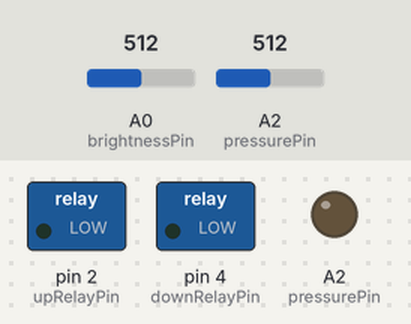
Simulated run of this sketch. Board: Arduino Uno, built with avr-gcc and run on an emulated ATmega328P. Parts: switched loads named in the sketch (green lamp = pin HIGH), output pins drawn as LEDs (lit = HIGH). The test bench sets the inputs (shaded band); at power-on: A2 (pressurePin) = 512, A0 (brightnessPin) = 512. What the sketch prints to the serial monitor is not drawn.

Above: at 1.8 s.
1.9 s: A2 (pressurePin) set to 0
At 2.7 s:
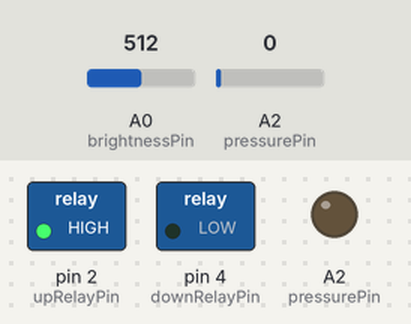
6.0 s: A0 (brightnessPin) set to 196
7.5 s: A0 (brightnessPin) set to 171
At 8.6 s:
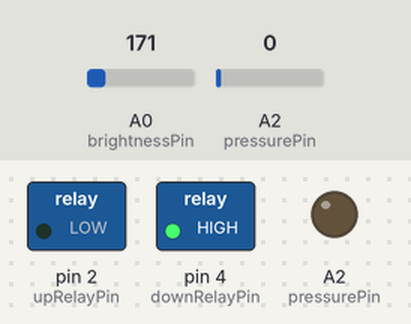
11.6 s: A0 (brightnessPin) set to 190
At 12.9 s:
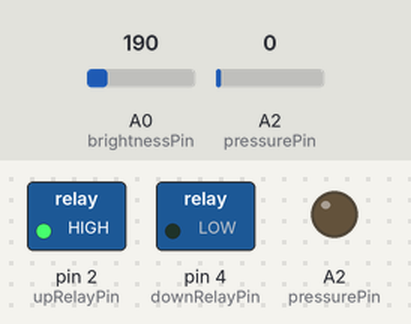
15.7 s: A0 (brightnessPin) set to 170
At 19.5 s:
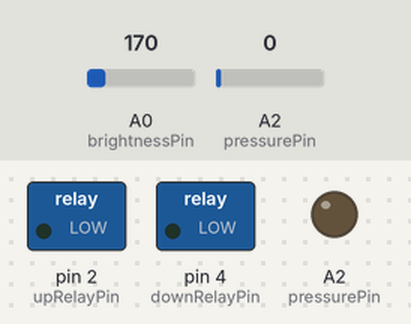
Timing chart, 0 to 20.8 s (numbered marks = the images above; inputs shaded):
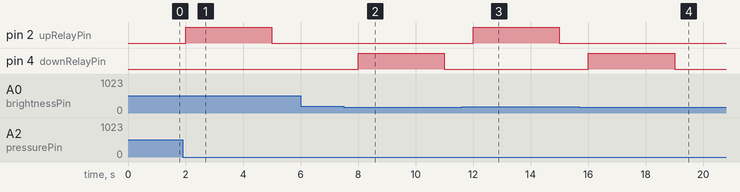

Measured:
- the behaviour switches between 180 and 179 on A0 (brightnessPin) (found by bisection; images 1 and 2)
- after the input at 1.9 s, pin 2 (upRelayPin): LOW → HIGH after 0.10 s, → LOW 3.0 s later
- after the input at 6.0 s, every drawn part: stays the same
- after the input at 7.5 s, pin 4 (downRelayPin): LOW → HIGH after 0.51 s, → LOW 3.0 s later
- after the input at 11.6 s, pin 2 (upRelayPin): LOW → HIGH after 0.41 s, → LOW 3.0 s later
- after the input at 15.7 s, pin 4 (downRelayPin): LOW → HIGH after 0.31 s, → LOW 3.0 s later

The sketch:

_land_water_swap.ino
```cpp
/***************
 * (Jan28) For "land-water swap"
 * Combination of "land_water_swap_without_pressure" and "pressureSensor"
 * use 1 photoresistor (light sensor) & 2 relay modules & 1 pressure sensor
 * if (NOT bright && condition "board down") && NO pressure, open "pull-up relay" for a while;
 * if bright && condition "board up", open "drop-down relay" for a while
 * --> here, 'NO pressure' means no tortoises currently on the flat board
 * Smaller brightness value, Brighter!
 *
 * Use of diaphragm pressure sensor: when tortoises are on the flat part, the board will not be dropped down~
 * Line Connection: AD0-->Analog In (for 'voltage' output), {TTL-->HIGH/LOW (digital I/O)}.
 ***************/

const int brightnessPin = A0;
const int pressurePin = A2; //pressure sensor AD0 attaches to A2
const int upRelayPin = 2; //"pull-up relay"
const int downRelayPin = 4; //"drop-down relay"
boolean boardUp = false; //board condition: "true" for board up, "false" for board down
int brightnessValue = 0;
float pressureValue = 0.0;

void setup() {
  pinMode(upRelayPin, OUTPUT);
  pinMode(downRelayPin, OUTPUT);
  pinMode(pressurePin, OUTPUT);
  Serial.begin(9600); //initialize the serial communication as 9600bps(?)
}

void loop() {
  brightnessValue = analogRead(brightnessPin);
  pressureValue = analogRead(pressurePin);

  Serial.print("Brightness Level:");
  Serial.print(brightnessValue);
  Serial.print(" Pressure Value:");
  Serial.println(pressureValue);

  if(brightnessValue >= 180 && !boardUp && pressureValue < 1) //board UP with NO pressure {brightness value 500 just for TEST}
  {
    digitalWrite(upRelayPin, HIGH); //turn on the pull-up relay
    Serial.print(" board up ");
    delay(3000); //time for pulley work
    digitalWrite(upRelayPin, LOW);
    boardUp = true;
    Serial.println("board stop up");
  }
  else if(brightnessValue < 180 && boardUp) //board DOWN
  {
    digitalWrite(downRelayPin, HIGH); //turn on the drop-down relay
    Serial.print(" board down ");
    delay(3000);
    digitalWrite(downRelayPin, LOW);
    boardUp = false;
    Serial.println("board stop down");
  }
  delay(1000);
}
```
